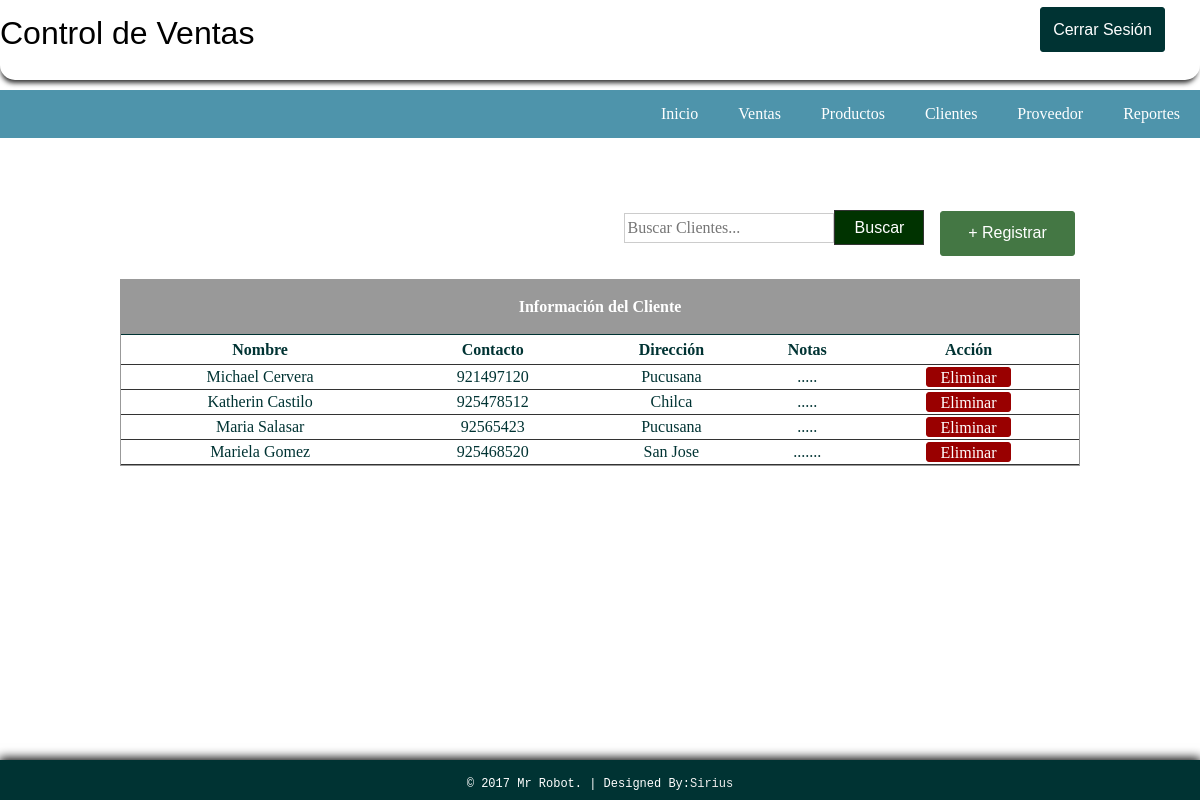
/Cliente/customers.php (signed in), run on the app's committed database.
### tables this page shows
CREATE TABLE `customers` (
  `id` int(11) NOT NULL,
  `name` varchar(100) NOT NULL,
  `contact` varchar(100) NOT NULL,
  `address` varchar(100) NOT NULL,
  `note` varchar(100) NOT NULL
);

### Cliente/customers.php (the view, shortened to what this page needs)
<!DOCTYPE>
<head>
</head>
<link rel="stylesheet" type="text/css" href="../Css/estilos.css">
<body>
<div id="container">
<div id="header">
<p class="Pl">Control de Ventas</p>
  <a href="../logout.php"><input type="button" id="btnadd" value="Cerrar Sesión" align="middle" src="" /></a>
</div>
<br><br><br><br><br>
   <header>
         <nav class="Menu">
                <ul>
                   <li><a href="../index.php">Inicio</a></li>
                   <li><a href="../Ventas/sales.php">Ventas</a></li>
                   <li><a href="../Producto/products.php">Productos</a></li>
                   <li><a href="customers.php">Clientes</a></li>
                   <li><a href="../Proveedor/supplier.php">Proveedor</a></li>
                   <li><a href="../Ventas/salesreport.php">Reportes</a></li>
               </ul>
           </nav>
       </header>
</div>
<br><br><br><br>
<table width="80%" border="0" align="center" cellpadding="0" cellspacing="0">
      <tr>
        <td width="750" align="right">
        <form action="result_customer.php" method="get" ecntype="multipart/data-form">
        <input type="text" name="query" style="border:1px solid #CCC; color: #333; width:210px; height:30px;" placeholder="Buscar Clientes..." /><input type="submit" id="btnsearch" value="Buscar" name="search" />
        </form>
        </td>
        <td width="127" height="37" align="right">
        <a href="javascript:void(0)" onclick="toggle_visibility('popup-box1')"><input type="button" style=" margin:0 5 5 5 ; border:1px solid #474; background: #474; height:45px; width:135px; color:#FFF; border-radius:3px; font-family: sans-serif;" value="+ Registrar" /></a></td>
      </tr>
    </table></th>
  <br>
  <tr>
    <td>
    <table border="0" cellpadding="0" cellspacing="0" align="center" width="80%" style="border:1px solid #999; color:#033;">
     <tr>
     <th colspan="6" align="center" height="55px" style="border-bottom:1px solid #033; background: #999; color:#FFF;"> Información del Cliente</th>
    </tr>
      <tr height="30px">
        <th style="border-bottom:1px solid #333;"> Nombre </th>
        <th style="border-bottom:1px solid #333;"> Contacto </th>
        <th style="border-bottom:1px solid #333;"> Dirección </th>
        <th style="border-bottom:1px solid #333;"> Notas </th>
        <th style="border-bottom:1px solid #333;"> Acción </th>
      </tr>
       <?php
require('../config.php');
$query="SELECT * FROM customers";
$result=mysqli_query($db_link, $query);
while ($row=mysqli_fetch_array($result)){?>
      <tr align="center" style="height:25px">
      	<td style="border-bottom:1px solid #333;"> <?php echo $row['name']; ?> </td>
        <td style="border-bottom:1px solid #333;"> <?php echo $row['contact']; ?> </td>
        <td style="border-bottom:1px solid #333;"> <?php echo $row['address']; ?> </td>
        <td style="border-bottom:1px solid #333;"> <?php echo $row['note']; ?> </td>
        <td style="border-bottom:1px solid #333;">
<a href="delete_customer.php?id=<?php echo md5($row['id']);?>"><input type="button" value="Eliminar" style="width:85px; height:20; color:#FFF; background: #900; border:1px solid #900; border-radius:3px;"></a>
        </td>
      </tr>
   <?php
}?>
    </table>
  </td>
  </tr>
<br><br><br>
<div id="footer">
<table border="0" cellpadding="15px" align="center"; style="size: 12px; font-family: 'Courier New', Courier, monospace; color: #FFF; font-size: 12px;">
<tr>
	<td>
    &copy; 2017 Mr Robot.  |  Designed By:<a href="#">Sirius</a>
    </td>
</tr>
</table>
</div>
</body>
</html>

### Css/estilos.css (style rules this page uses)
body { margin:0; font-size:16px; height:100%; margin:0; padding:0; }
header { width: 100%; background-color: #4e94ab; }
.Pl { margin: 15px 0 0 0 ; font-size: 32px; font-family: sans-serif; }
#btnadd { float: right; margin: -45px 35px 0 0 ; border:1px solid #033; background: #033; border-radius:3px; height:45px; width:125px; color: #FFF; font-family:sans-serif; }
#footer { clear: both; background: #033; height: 40px; width: 100%; position: fixed; left: 0px; bottom: 0px; text-align: center; box-shadow:0px -1px 10px 1px #000; }
.Menu ul { margin: 0px; list-style: none; padding: 0px; display: flex; justify-content: flex-end; }
.Menu li a { display: block; padding: 15px 20px; color: #fff; text-decoration: none; }
#header { box-shadow: -1px 5px 5px -2px #333333; position:fixed; width:100%; height:80px; border-radius:0px 0px 15px 15px; background-color:#FFF; }
#btnsearch { border:1px solid #333; background: #030; height:35px; width:90px; color: #FFF; font-family:"Lucida Sans Unicode", "Lucida Grande", sans-serif; }
a { color: var(--anchorColor); outline: 0; text-decoration: none; }
input { border: 0; color: #000; font: inherit; }
input[type='submit'] { cursor: pointer; }
.form input[type='password'],.form input[type='text'], { width: 80%; }

### data on the page
customers: name "Michael Cervera", contact "921497120", address "Pucusana", note "....."
customers: name "Katherin Castilo", contact "925478512", address "Chilca", note "....."
customers: name "Maria Salasar", contact "92565423", address "Pucusana", note "....."
customers: name "Mariela Gomez", contact "925468520", address "San Jose", note "......."
